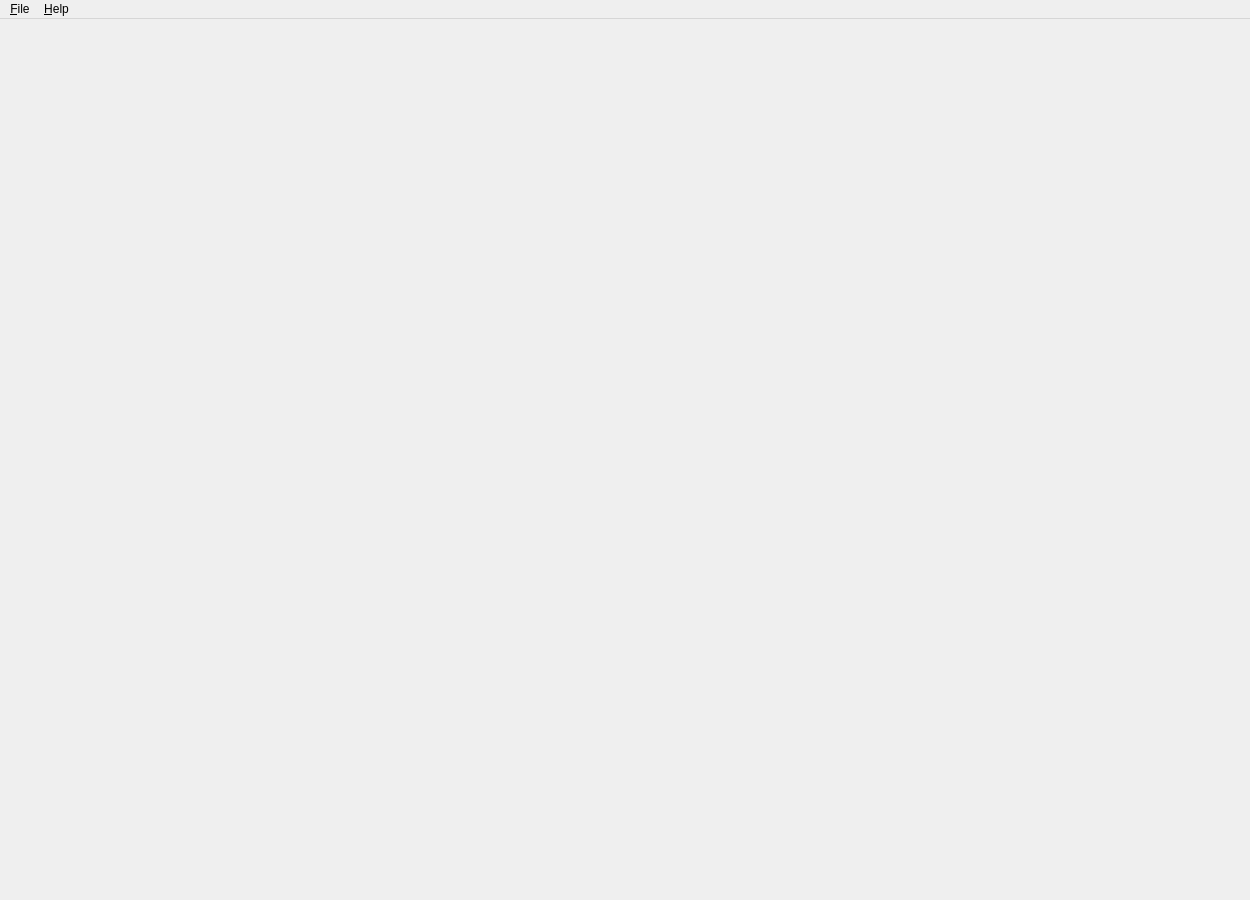
<?xml version="1.0" encoding="UTF-8"?>
<!--
Copyright © 2014 Michael Jung

This file is part of Panga.

Panga is free software: you can redistribute it and/or modify
it under the terms of the GNU General Public License as published by
the Free Software Foundation, either version 3 of the License, or
(at your option) any later version.

Panga is distributed in the hope that it will be useful,
but WITHOUT ANY WARRANTY; without even the implied warranty of
MERCHANTABILITY or FITNESS FOR A PARTICULAR PURPOSE. See the
GNU General Public License for more details.

You should have received a copy of the GNU General Public License
along with Panga.  If not, see <http://www.gnu.org/licenses/>.
-->
<ui version="4.0">
 <class>MainWindow</class>
 <widget class="QMainWindow" name="MainWindow">
  <property name="geometry">
   <rect>
    <x>0</x>
    <y>0</y>
    <width>1250</width>
    <height>900</height>
   </rect>
  </property>
  <widget class="QWidget" name="central_widget">
   <layout class="QHBoxLayout" name="horizontalLayout">
    <item>
     <widget class="FitSetupWidget" name="fit_setup_widget" native="true"/>
    </item>
   </layout>
  </widget>
  <widget class="QMenuBar" name="menubar">
   <property name="geometry">
    <rect>
     <x>0</x>
     <y>0</y>
     <width>1250</width>
     <height>21</height>
    </rect>
   </property>
   <widget class="QMenu" name="menu_file">
    <property name="title">
     <string>&amp;File</string>
    </property>
    <addaction name="action_load_samples_from_file"/>
    <addaction name="action_load_samples_from_clipboard"/>
    <addaction name="separator"/>
    <addaction name="action_open_results"/>
    <addaction name="separator"/>
    <addaction name="action_quit"/>
   </widget>
   <widget class="QMenu" name="menu_about">
    <property name="title">
     <string>&amp;Help</string>
    </property>
    <addaction name="action_about"/>
   </widget>
   <addaction name="menu_file"/>
   <addaction name="menu_about"/>
  </widget>
  <action name="action_load_samples_from_file">
   <property name="icon">
    <iconset theme="document-open">
     <normaloff/>
    </iconset>
   </property>
   <property name="text">
    <string>&amp;Load samples from file...</string>
   </property>
   <property name="toolTip">
    <string>Load samples from file</string>
   </property>
  </action>
  <action name="action_quit">
   <property name="icon">
    <iconset theme="window-close">
     <normaloff/>
    </iconset>
   </property>
   <property name="text">
    <string>&amp;Quit</string>
   </property>
  </action>
  <action name="action_about">
   <property name="icon">
    <iconset theme="help-about">
     <normaloff/>
    </iconset>
   </property>
   <property name="text">
    <string>&amp;About...</string>
   </property>
  </action>
  <action name="action_open_results">
   <property name="icon">
    <iconset theme="document-open">
     <normaloff/>
    </iconset>
   </property>
   <property name="text">
    <string>Open &amp;Results...</string>
   </property>
  </action>
  <action name="action_load_samples_from_clipboard">
   <property name="icon">
    <iconset theme="edit-paste">
     <normaloff/>
    </iconset>
   </property>
   <property name="text">
    <string>Load samples from &amp;clipboard</string>
   </property>
  </action>
 </widget>
 <customwidgets>
  <customwidget>
   <class>FitSetupWidget</class>
   <extends>QWidget</extends>
   <header>fitsetupwidget.h</header>
   <container>1</container>
  </customwidget>
 </customwidgets>
 <resources/>
 <connections/>
</ui>
